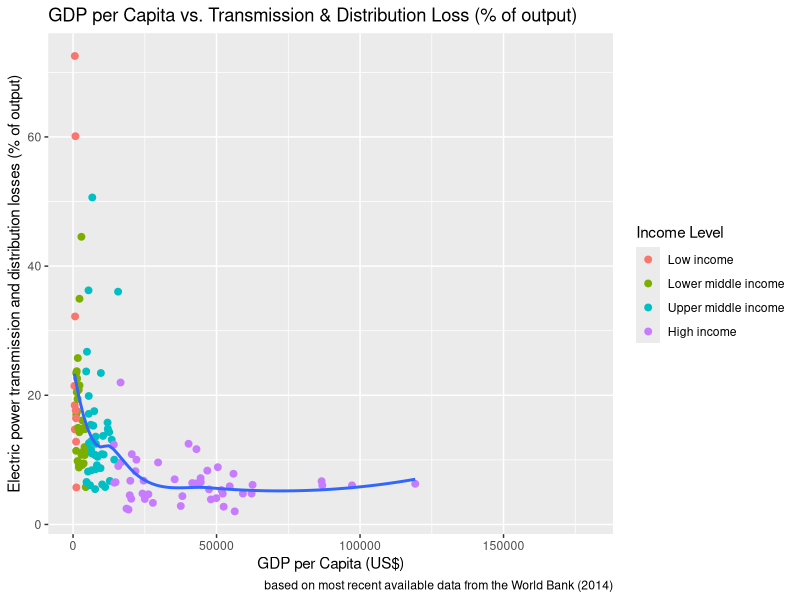
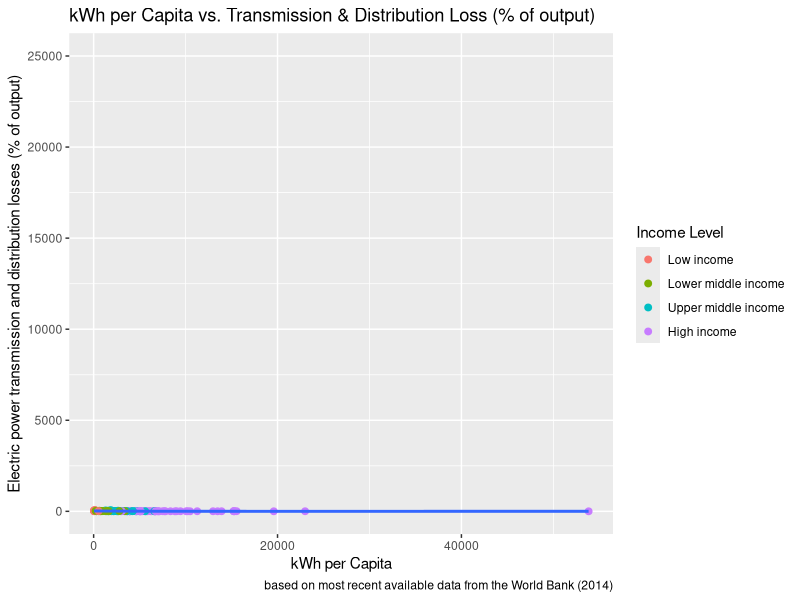
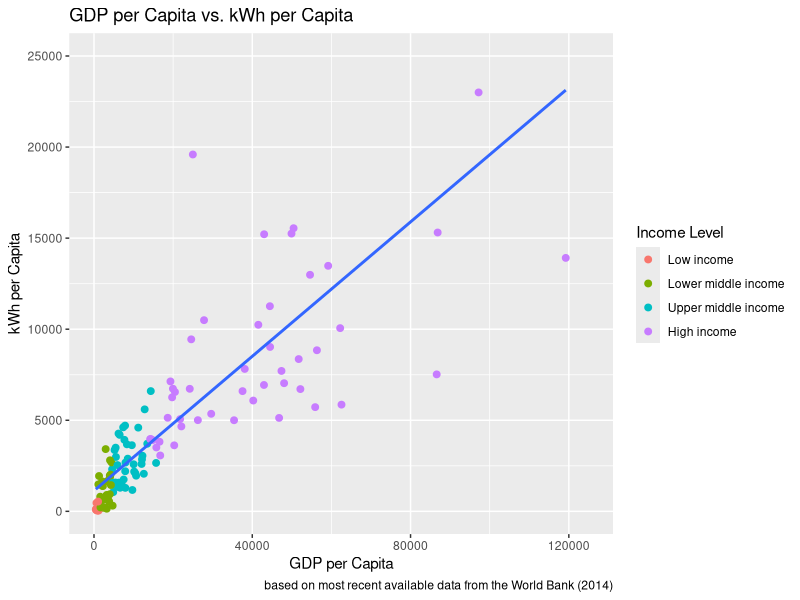
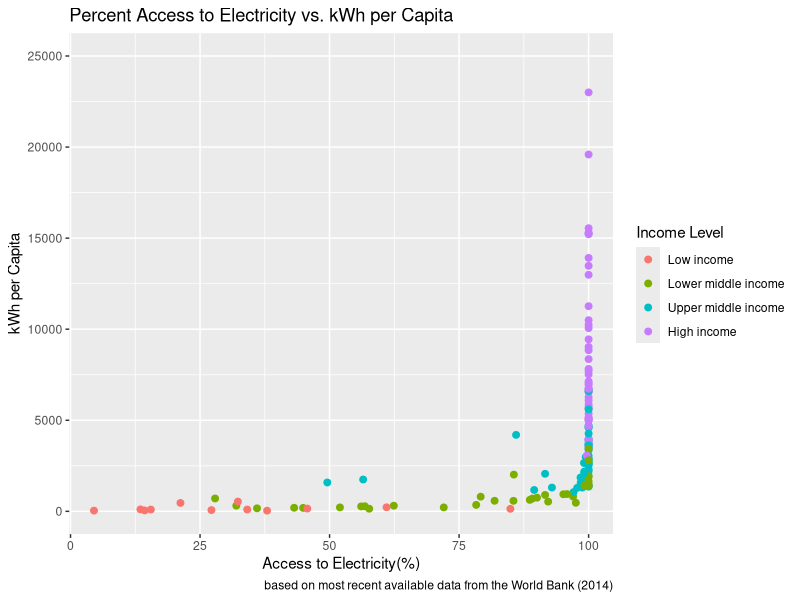

Recreate these plots in R, in order.
# C. McClintock
# Electric Power Losses


library(tidyverse)
library(dplyr)

# set up
getwd()
setwd("/Users/charmed33/R/HultPrize2018")

# read in the data, all from the world bank
powerloss <- read_csv("electric_loss.csv", skip = 4) 
# Electric power transmission and distribution losses (% of output)
access <- read_csv("access.csv", skip = 4) 
# Access to electricity (% of population)
population <- read_csv("population.csv", skip = 4)
# Population, total
kwh <- read_csv("kwhpercap.csv", skip = 4)
# Electric power consumption (kWh per capita)
gdp <- read_csv("gdp.csv", skip = 4)
# GDP (current US$)
countries <- read_csv("wb_countrydata.csv")

# change some names, use data from 2014, last available
colnames(powerloss)[colnames(powerloss)=="Country Name"] <- "country"
colnames(powerloss)[colnames(powerloss)=="Country Code"] <- "country_code"
colnames(powerloss)[colnames(powerloss)=="2014"] <- "percentloss"

colnames(population)[colnames(population)=="Country Name"] <- "country"
colnames(population)[colnames(population)=="Country Code"] <- "country_code"
colnames(population)[colnames(population)=="2014"] <- "population"

colnames(gdp)[colnames(gdp)=="Country Name"] <- "country"
colnames(gdp)[colnames(gdp)=="Country Code"] <- "country_code"
colnames(gdp)[colnames(gdp)=="2014"] <- "gdp"

colnames(kwh)[colnames(kwh)=="Country Name"] <- "country"
colnames(kwh)[colnames(kwh)=="Country Code"] <- "country_code"
colnames(kwh)[colnames(kwh)=="2014"] <- "kwh"

colnames(access)[colnames(access)=="Country Name"] <- "country"
colnames(access)[colnames(access)=="Country Code"] <- "country_code"
colnames(access)[colnames(access)=="2014"] <- "access"

names(countries) <- c("country_code","region","income_group","country")


# select the 2014 data
powerloss <- select(powerloss, country, country_code, percentloss)
population <- select(population, country, country_code, population)
gdp <- select(gdp, country, country_code, gdp)
kwh <- select(kwh, country, country_code, kwh)
access <- select(access, country, country_code, access)

# merge it all together
power <- left_join(powerloss, countries, by = c("country_code" = "country_code","country" = "country"))
power <- left_join(power, population, by = c("country_code" = "country_code", "country" = "country"))
power <- left_join(power, gdp, by = c("country_code" = "country_code", "country" = "country"))
power <- left_join(power, kwh, by = c("country_code" = "country_code", "country" = "country"))
power <- left_join(power, access, by = c("country_code" = "country_code", "country" = "country"))

power <- select(power, country, country_code, region, income_group, gdp, population, everything())
power <- mutate(power, gdp_percap = gdp / population)
power <- power[complete.cases(power[ , 3]),]
power$income_group <- as.factor(power$income_group)
power <- mutate(power,
                income_group=fct_relevel(income_group,
                  "Low income",
                  "Lower middle income",
                  "Upper middle income",
                  "High income"))

# exploratory data analysis

# how much electricity is being lost?
summary(power$percentloss) # average of 13 percent loss, much higher in poor countries
summary(power$gdp_percap)

# how does that vary by income group?

## average use by income group
kwhbyincome <- as.data.frame(power %>% 
                                   group_by(income_group) %>% 
                                   summarise(mean(kwh, na.rm = TRUE)))

## average percent loss by income group
percentbyincome <- as.data.frame(power %>% 
             group_by(income_group) %>% 
              summarise(mean(percentloss, na.rm = TRUE)))

## number of countries in each income group
numbyincome <- as.data.frame(power %>% 
             group_by(income_group) %>% 
             summarise(byincome = n()))

# generalized linear models #### ADD COMMENTED SUMMARIES

# gdp per capita vs. percent loss
gdp_percentloss <- glm(gdp_percap ~ percentloss, data = power)
summary(gdp_percentloss) 

# kwh per capita vs. percent loss
percentloss_kwh <-  glm(kwh ~ percentloss, data = power)
summary(percentloss_kwh)

# kwh per capita vs. gdp per capita
gdp_kwh <-  glm(gdp_percap ~ kwh, data = power)
summary(gdp_kwh)

# access vs. loss
access_loss <- glm(access ~ kwh, data = power)
summary(access_loss)


# some visualization

# gdp per capita vs. percent loss
ggplot(data = power, mapping = aes(gdp_percap, percentloss, na.rm = TRUE)) + 
  geom_point(aes(colour = factor(income_group)), size = 2) + geom_smooth(se = FALSE) +
  labs(colour = "Income Level", 
       title = "GDP per Capita vs. Transmission & Distribution Loss (% of output)", 
       caption = "based on most recent available data from the World Bank (2014)",
       x = "GDP per Capita (US$)", 
       y = "Electric power transmission and distribution losses (% of output)")

# kwh per capita vs. percent loss
ggplot(data = power, mapping = aes(kwh, percentloss, na.rm = TRUE)) + 
  geom_point(aes(colour = factor(income_group)), size = 2) + geom_smooth(se = FALSE) +
  coord_cartesian(ylim = c(0,25000)) + labs(colour = "Income Level", 
       title = "kWh per Capita vs. Transmission & Distribution Loss (% of output)", 
       caption = "based on most recent available data from the World Bank (2014)",
       x = "kWh per Capita", 
       y = "Electric power transmission and distribution losses (% of output)")

# kwh per capita vs. gdp per capita
ggplot(data = power, mapping = aes(gdp_percap, kwh), na.rm = TRUE) + 
  geom_point(aes(colour = factor(income_group)), size = 2) + 
  geom_smooth(method = "lm", se = FALSE) + coord_cartesian(xlim = c(0,125000), ylim=c(0,25000)) +
  labs(colour = "Income Level", 
       title = "GDP per Capita vs. kWh per Capita", 
       caption = "based on most recent available data from the World Bank (2014)",
       x = "GDP per Capita", 
       y = "kWh per Capita")

# kwh per capita vs. percent access
ggplot(data = power, mapping = aes(access, kwh), na.rm = TRUE) + 
  geom_point(aes(colour = factor(income_group)), size = 2) + 
  coord_cartesian(ylim = c(0,25000)) + 
  labs(colour = "Income Level", 
       title = "Percent Access to Electricity vs. kWh per Capita", 
       caption = "based on most recent available data from the World Bank (2014)",
       x = "Access to Electricity(%)", 
       y = "kWh per Capita")
